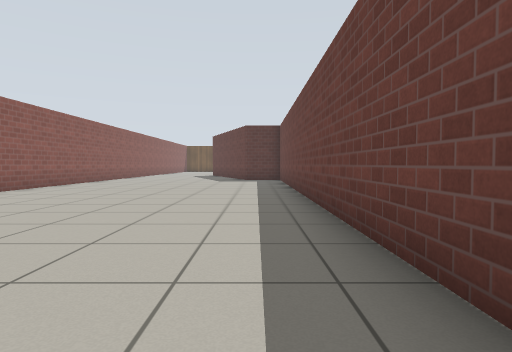
[1] (above)

24 first-person views from a walk through a robot-simulator world made for Gazebo. The camera is 0.72 m above the floor, tilts 2° down and sees 75° across. The floor is counted in squares, 1 m on a side. Each view is taken from the middle of a square. On the plan, view 1 faces up. The plan holds only what a view shows up to about 10 squares ahead; the rest is blank. The place goes on beyond the plan. Simple patterns stand in for the simulator's built-in surfaces.

[2]
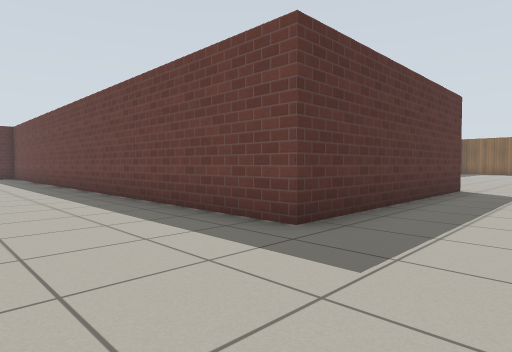

[3]
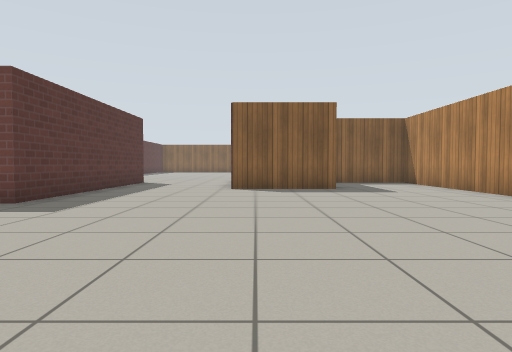

[4]
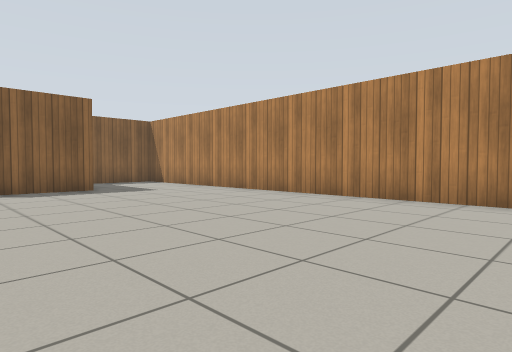

[5]
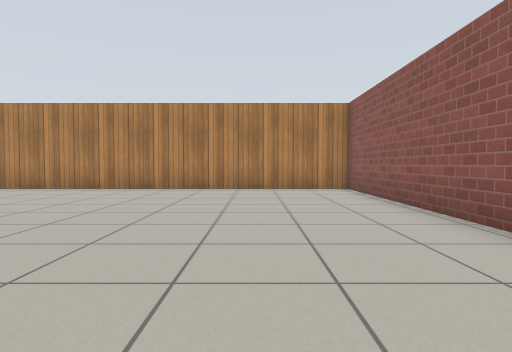

[6]
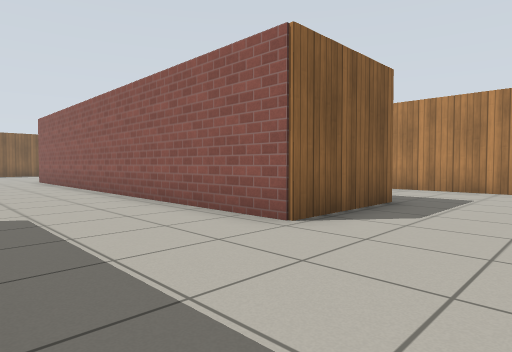

[7]
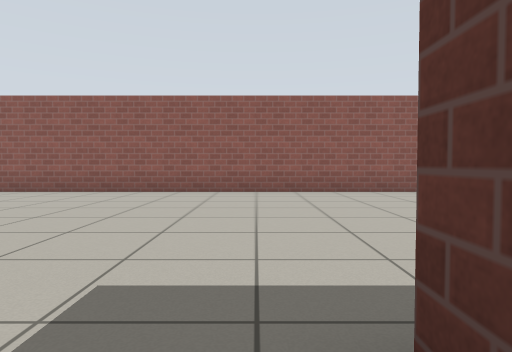

[8]
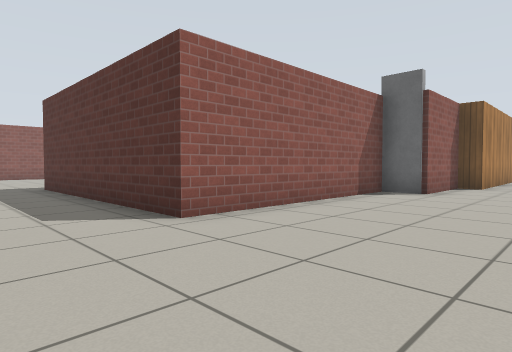

[9]
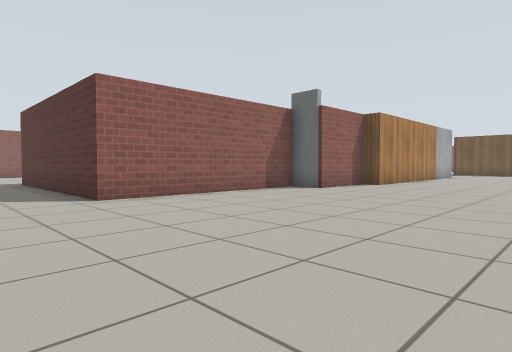

[10]
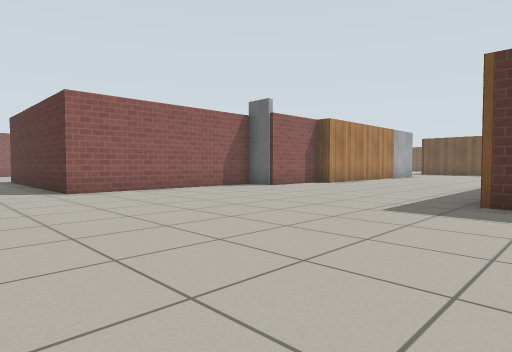

[11]
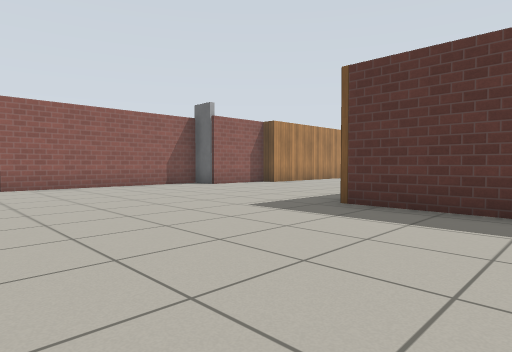

[12]
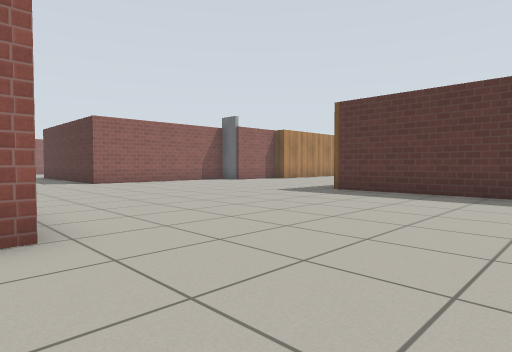

[13]
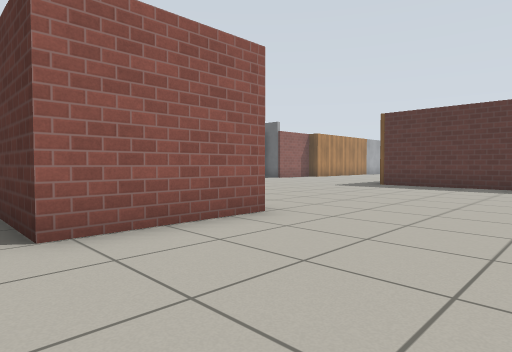

[14]
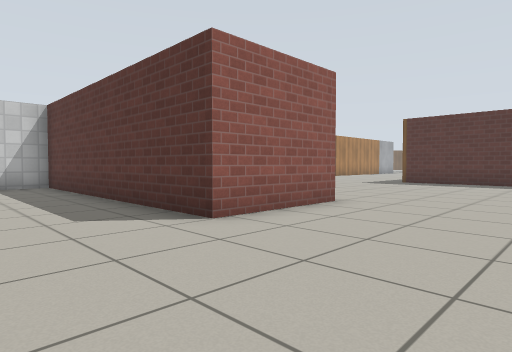

[15]
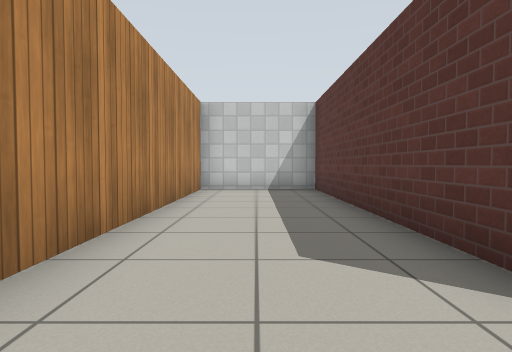

[16]
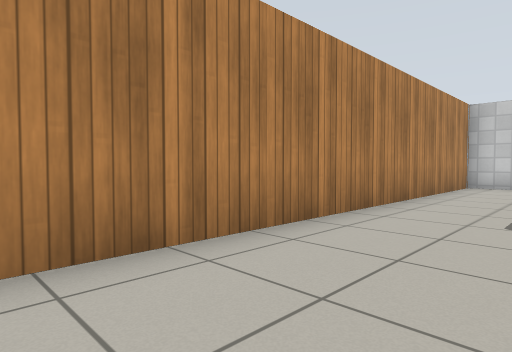

[17]
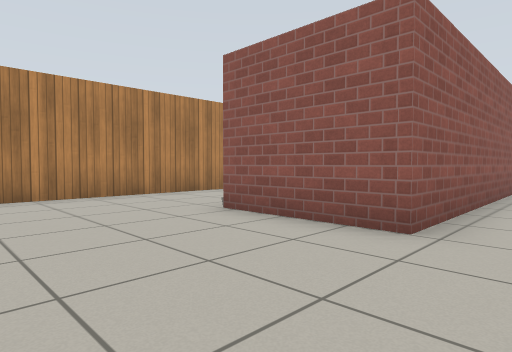

[18]
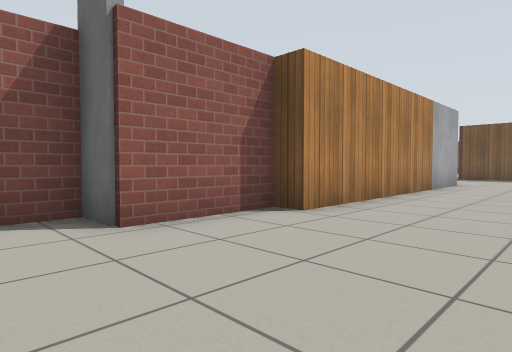

[19]
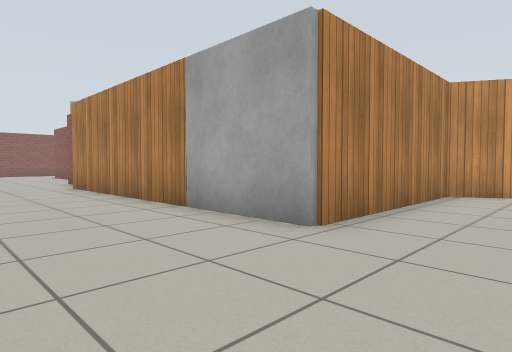

[20]
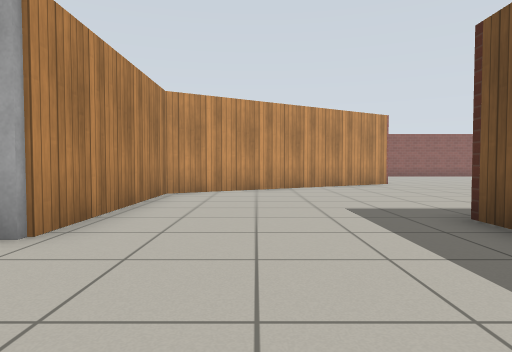

[21]
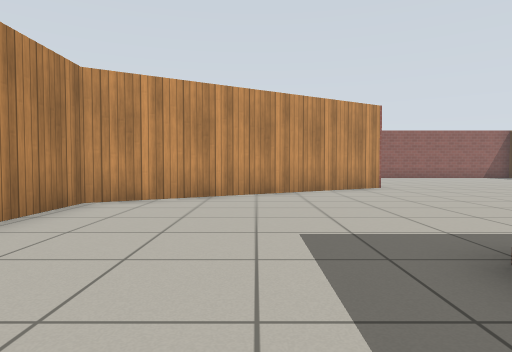

[22]
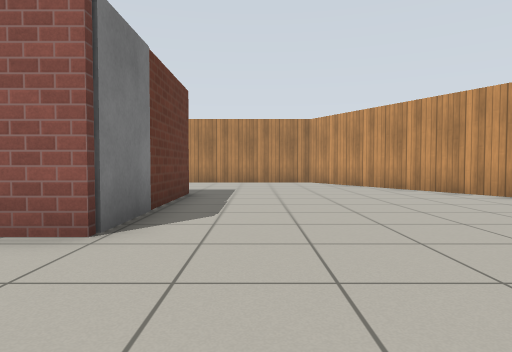

[23]
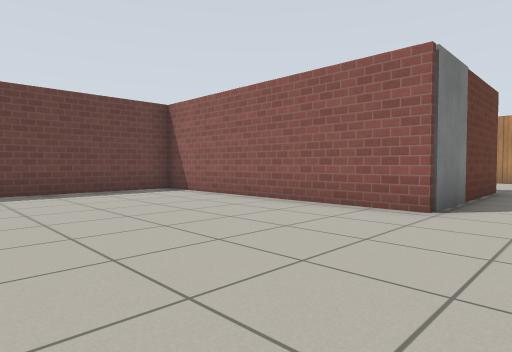

[24]
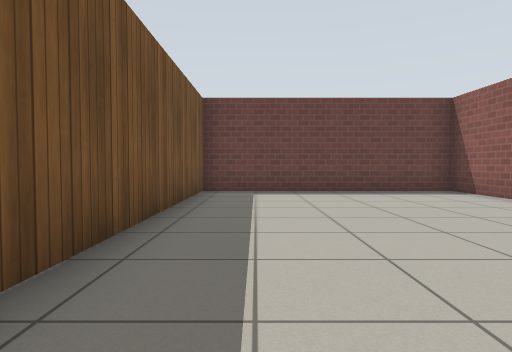

### Floor plan
Points are (right, up) in squares from view 1. A wall is a line through its corners. A room is listed if a view was taken in it or the views show most of it. See-through windows are left out.
Room 1 (views 1, 2, 3, 4, 5, 6, 7, 8, 9, 10, 11, 12, 13, 14, 15, 16, 17, 18, 19, 20, 21, 22, 23, 24)
walls: (9.9, 13.2) (9.9, 7.2) (9.4, 7.2) (9.4, 5.4); (8.2, 4.5) (8.2, -1.6) (1.1, -1.6) (1.1, 10); (9.4, 20.8) (8.6, 20.8) (8.6, 23.6); (20, 2.5) (15.7, 2.5); (9.4, 25.7) (16, 25.7) (16, 32.4) (8.8, 32.4); (0.9, 22.5) (4.8, 15.8) (9.6, 15.8); (-6.7, 10.1) (-6.7, 8.6); (-6.7, 2.2) (-6.7, -11.8) (6.1, -11.8); (4.6, -8.4) (4.6, -5.3) (17.5, -5.3) (17.5, -8.3) (9.4, -8.3) (9.4, -11.6) (20.8, -11.6)
ways out: opening at (10.5, 14.5)
objects: window (8, 5) to (9, 5); door leaf (9, 24) to (9, 25); door leaf (10, 14) to (10, 15)

Where each view was taken, in squares from view 1:
view 1: 0 up, 0 right, facing up
view 2: 4 down, 2 left, facing up-right
view 3: 6 down, 5 left, facing right
view 4: 5 down, 5 left, facing down-right
view 5: 2 down, 4 left, facing down
view 6: 2 down, 2 right, facing down-right
view 7: 2 down, 2 right, facing left
view 8: 4 down, 12 right, facing up-left
view 9: 4 down, 15 right, facing up-left
view 10: 4 down, 17 right, facing up-left
view 11: 3 down, 19 right, facing up-left
view 12: 6 down, 21 right, facing up-left
view 13: 9 down, 21 right, facing up-left
view 14: 11 down, 21 right, facing up-left
view 15: 10 down, 19 right, facing left
view 16: 9 down, 21 right, facing down-left
view 17: 4 down, 21 right, facing down-left
view 18: 3 up, 13 right, facing up-left
view 19: 18 up, 13 right, facing down-left
view 20: 18 up, 13 right, facing left
view 21: 19 up, 11 right, facing left
view 22: 29 up, 7 right, facing down
view 23: 31 up, 7 right, facing down-right
view 24: 31 up, 7 right, facing right
